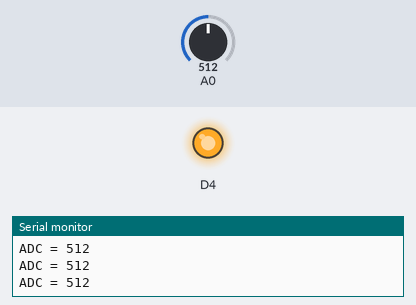
This sketch was run on a simulated ESP8266 (NodeMCU). Parts: output pins drawn as LEDs (lit = HIGH), the last lines printed to the serial monitor. Inputs (shaded band) come from the test bench; at power-on: A0 = 512.

Above: at 1.2 s.
1.3 s: A0 set to 122
At 2.3 s:
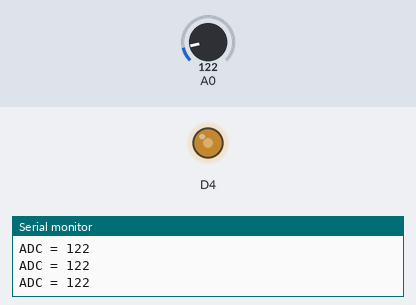
2.8 s: A0 set to 0
At 3.4 s:
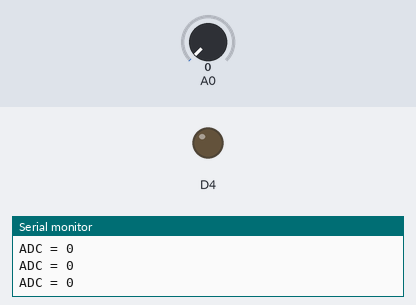
4.3 s: A0 set to 306
At 4.6 s:
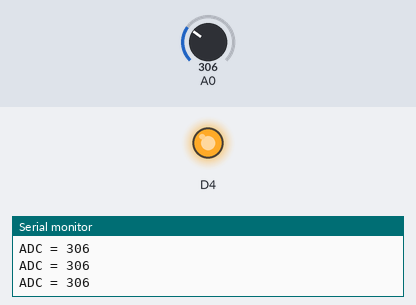
Timing chart, 0 to 7.3 s (numbered marks = the images above; inputs shaded):
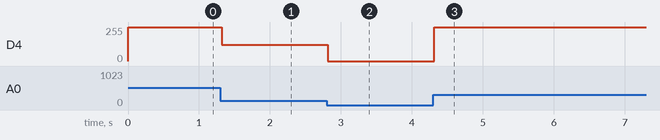

The sketch:

Change_Resister.ino
```cpp
void setup() {

// 아날로그는 pin번호 지정 안해줘도 된다.
Serial.begin(9600);
}

void loop() {
  int Adc = analogRead(A0);
  Serial.print("ADC = ");
  Serial.println(Adc);
  analogWrite(D4,Adc);

}
```

Measured:
- after the input at 1.3 s, D4: 255/255 → 122/255 at once
- after the input at 2.8 s, D4: 122/255 → 0/255 at once
- after the input at 4.3 s, D4: 0/255 → 255/255 at once
